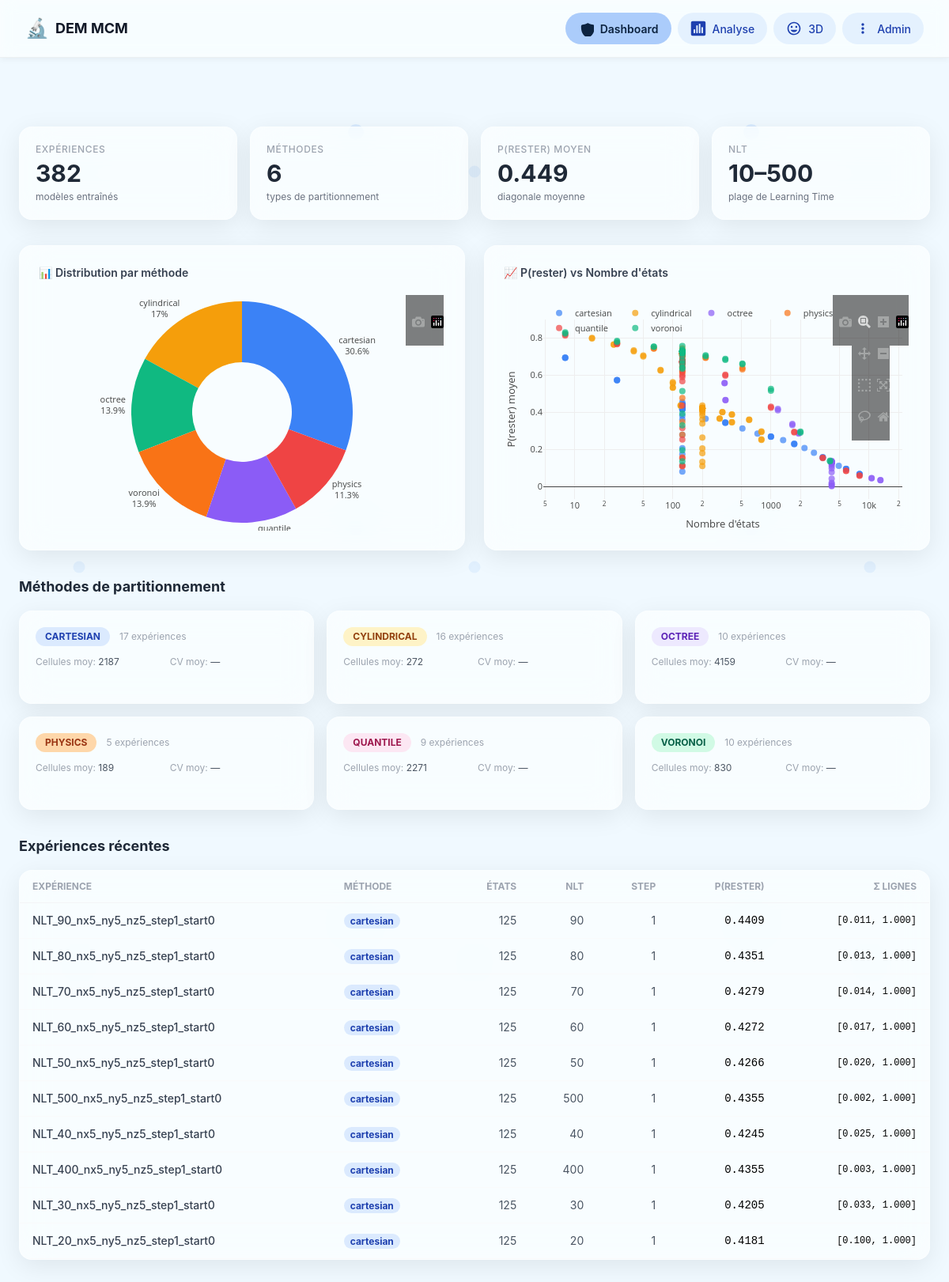
The page / on the database its author committed.
### markov/models.py (models this page shows, shortened)
class Experiment(models.Model):
    folder_name = models.CharField(
        max_length=300, unique=True, db_index=True,
        help_text="Nom du dossier dans le bucket HF"
    )
    partition_method = models.ForeignKey(
        PartitionMethod, on_delete=models.CASCADE,
        related_name="experiments"
    )
    nlt = models.IntegerField(
        "Learning Time (NLT)",
        validators=[MinValueValidator(1)],
        help_text="Nombre de paires de snapshots pour l'apprentissage"
    )
    step_size = models.IntegerField(
        "Pas temporel (step)",
        default=1,
        validators=[MinValueValidator(1)],
        help_text="Intervalle entre deux snapshots d'une paire"
    )
    start_index = models.IntegerField(
        "Index de départ",
        default=0,
        help_text="Premier fichier DEM utilisé"
    )
    n_states = models.IntegerField("Nombre d'états", default=0)
    n_timesteps_used = models.IntegerField("Timesteps effectifs", default=0)
    created_at = models.DateTimeField(auto_now_add=True)
    bucket_path = models.CharField(max_length=500, blank=True)
    raw_config = models.JSONField(default=dict, blank=True)
    raw_stats = models.JSONField(default=dict, blank=True)
    class Meta:
        ordering = ["-created_at"]
        verbose_name = "Expérience"
        indexes = [
            models.Index(fields=["nlt"]),
            models.Index(fields=["step_size"]),
            models.Index(fields=["start_index"]),
            models.Index(fields=["n_states"]),
        ]

class PartitionMethod(models.Model):
    METHODS = [
        ("cartesian", "Cartésien"),
        ("cylindrical", "Cylindrique"),
        ("voronoi", "Voronoï (K-means)"),
        ("quantile", "Quantile (équi-pop)"),
        ("octree", "Octree adaptatif"),
        ("physics", "Physics-aware"),
    ]
    name = models.CharField(max_length=50, choices=METHODS, db_index=True)
    description = models.TextField(blank=True)
    parameters = models.JSONField(
        default=dict,
        help_text="Paramètres du partitionneur (nx, ny, nz, nr, ntheta, n_cells, ...)"
    )
    label = models.CharField(max_length=200, unique=True, db_index=True)
    n_cells = models.IntegerField(default=0)
    n_cells_visited = models.IntegerField(default=0, blank=True)
    population_mean = models.FloatField(null=True, blank=True)
    population_std = models.FloatField(null=True, blank=True)
    population_cv = models.FloatField(
        null=True, blank=True,
        help_text="Coefficient de variation = std/mean (plus petit = mieux)"
    )
    created_at = models.DateTimeField(auto_now_add=True)
    class Meta:
        ordering = ["name", "n_cells"]
        verbose_name = "Méthode de partitionnement"

class TransitionMatrix(models.Model):
    experiment = models.OneToOneField(
        Experiment, on_delete=models.CASCADE,
        related_name="matrix"
    )
    diagonal_mean = models.FloatField(
        "P(rester) moyen",
        help_text="Moyenne de la diagonale de P"
    )
    diagonal_std = models.FloatField("σ diagonale", default=0)
    diagonal_min = models.FloatField("Min diagonale", default=0)
    diagonal_max = models.FloatField("Max diagonale", default=0)
    row_sum_min = models.FloatField("Min Σ lignes", default=0)
    row_sum_max = models.FloatField("Max Σ lignes", default=0)
    row_sum_mean = models.FloatField("Moy Σ lignes", default=0)
    row_sum_std = models.FloatField("σ Σ lignes", default=0)
    col_sum_min = models.FloatField("Min Σ colonnes", default=0)
    col_sum_max = models.FloatField("Max Σ colonnes", default=0)
    col_sum_mean = models.FloatField("Moy Σ colonnes", default=0)
    n_states_visited = models.IntegerField("États visités", default=0)
    n_states_empty = models.IntegerField("États vides", default=0)
    fraction_visited = models.FloatField("Fraction visitée", default=0)
    eigenvalue_2 = models.FloatField(
        "|λ₂|", null=True, blank=True,
        help_text="2ème plus grande valeur propre (vitesse de mélange)"
    )
    spectral_gap = models.FloatField(
        "Gap spectral", null=True, blank=True,
        help_text="1 - |λ₂| (plus grand = mélange plus rapide)"
    )
    matrix_bucket_path = models.CharField(
        max_length=500,
        help_text="Chemin vers transition_matrix.npy dans le bucket"
    )
    class Meta:
        verbose_name = "Matrice de transition"

### markov/views.py (the view)
# urls.py: path("", views.dashboard, name="dashboard"),
def dashboard(request):
    methods = PartitionMethod.objects.values("name").annotate(
        count=Count("id"),
        avg_cells=Avg("n_cells"),
        avg_cv=Avg("population_cv"),
    ).order_by("name")
    experiments = Experiment.objects.select_related("partition_method", "matrix")
    stats = {
        "total_experiments": experiments.count(),
        "total_methods": PartitionMethod.objects.values("name").distinct().count(),
        "avg_diagonal": TransitionMatrix.objects.aggregate(avg=Avg("diagonal_mean"))["avg"],
        "nlt_range": experiments.aggregate(min=Min("nlt"), max=Max("nlt")),
    }
    method_distribution = list(
        experiments.values("partition_method__name")
        .annotate(count=Count("id"))
        .order_by("partition_method__name")
    )
    return render(request, "markov/dashboard.html", {
        "stats": stats,
        "methods": methods,
        "method_distribution": json.dumps(method_distribution),
        "recent_experiments": experiments[:10],
    })

### markov/templates/markov/dashboard.html (shortened to what this page needs)
{% extends "markov/base.html" %}
{% block content %}
<div class="fade-in">
    <div class="grid grid-cols-1 md:grid-cols-2 lg:grid-cols-4 gap-4 mb-8">
        <div class="glass-card p-5">
            <div class="text-xs font-medium text-gray-400 uppercase tracking-wider">Expériences</div>
            <div class="text-3xl font-bold text-gray-800 mt-1">{{ stats.total_experiments }}</div>
            <div class="text-xs text-gray-500 mt-1">modèles entraînés</div>
        </div>
        <div class="glass-card p-5">
            <div class="text-xs font-medium text-gray-400 uppercase tracking-wider">Méthodes</div>
            <div class="text-3xl font-bold text-gray-800 mt-1">{{ stats.total_methods }}</div>
            <div class="text-xs text-gray-500 mt-1">types de partitionnement</div>
        </div>
        <div class="glass-card p-5">
            <div class="text-xs font-medium text-gray-400 uppercase tracking-wider">P(rester) moyen</div>
            <div class="text-3xl font-bold text-gray-800 mt-1">
                {{ stats.avg_diagonal|floatformat:3|default:"—" }}
            </div>
            <div class="text-xs text-gray-500 mt-1">diagonale moyenne</div>
        </div>
        <div class="glass-card p-5">
            <div class="text-xs font-medium text-gray-400 uppercase tracking-wider">NLT</div>
            <div class="text-3xl font-bold text-gray-800 mt-1">
                {{ stats.nlt_range.min }}–{{ stats.nlt_range.max }}
            </div>
            <div class="text-xs text-gray-500 mt-1">plage de Learning Time</div>
        </div>
    </div>
    <div class="grid grid-cols-1 lg:grid-cols-2 gap-6 mb-8">
        <div class="glass-card p-6">
            <h3 class="text-sm font-semibold text-gray-700 mb-4">
                📊 Distribution par méthode
            </h3>
            <div id="chart-methods" style="height: 300px;"></div>
        </div>
        <div class="glass-card p-6">
            <h3 class="text-sm font-semibold text-gray-700 mb-4">
                📈 P(rester) vs Nombre d'états
            </h3>
            <div id="chart-diagonal" style="height: 300px;"></div>
        </div>
    </div>
    <h2 class="text-lg font-bold text-gray-800 mb-4">Méthodes de partitionnement</h2>
    <div class="grid grid-cols-1 md:grid-cols-2 lg:grid-cols-3 gap-4 mb-8">
        {% for m in methods %}
        <a href="{% url 'markov:experiment_list' %}?method={{ m.name }}"
           class="glass-card p-5 hover:shadow-lg transition-all cursor-pointer group">
            <div class="flex items-center gap-3 mb-3">
                <span class="px-3 py-1 rounded-full text-xs font-bold method-{{ m.name }}">
                    {{ m.name|upper }}
                </span>
                <span class="text-xs text-gray-400">{{ m.count }} expériences</span>
            </div>
            <div class="grid grid-cols-2 gap-2 text-xs text-gray-600">
                <div>
                    <span class="text-gray-400">Cellules moy:</span>
                    {{ m.avg_cells|floatformat:0 }}
                </div>
                <div>
                    <span class="text-gray-400">CV moy:</span>
                    {{ m.avg_cv|floatformat:2|default:"—" }}
                </div>
            </div>
        </a>
        {% endfor %}
    </div>
    <h2 class="text-lg font-bold text-gray-800 mb-4">Expériences récentes</h2>
    <div class="glass-card overflow-hidden">
        <table class="w-full text-sm">
            <thead>
                <tr class="border-b border-gray-100 text-xs text-gray-400 uppercase">
                    <th class="px-4 py-3 text-left">Expérience</th>
                    <th class="px-4 py-3 text-left">Méthode</th>
                    <th class="px-4 py-3 text-right">États</th>
                    <th class="px-4 py-3 text-right">NLT</th>
                    <th class="px-4 py-3 text-right">Step</th>
                    <th class="px-4 py-3 text-right">P(rester)</th>
                    <th class="px-4 py-3 text-right">Σ lignes</th>
                </tr>
            </thead>
            <tbody>
                {% for exp in recent_experiments %}
                <tr class="data-row border-b border-gray-50 cursor-pointer"
                    onclick="window.location='{% url 'markov:experiment_detail' exp.pk %}'">
                    <td class="px-4 py-3 font-medium text-gray-700">
                        {{ exp.folder_name|truncatechars:40 }}
                    </td>
                    <td class="px-4 py-3">
                        <span class="px-2 py-0.5 rounded-full text-xs font-bold
                                     method-{{ exp.partition_method.name }}">
                            {{ exp.partition_method.name }}
                        </span>
                    </td>
                    <td class="px-4 py-3 text-right text-gray-600">{{ exp.n_states }}</td>
                    <td class="px-4 py-3 text-right text-gray-600">{{ exp.nlt }}</td>
                    <td class="px-4 py-3 text-right text-gray-600">{{ exp.step_size }}</td>
                    <td class="px-4 py-3 text-right font-mono">
                        {% if exp.matrix %}
                            {{ exp.matrix.diagonal_mean|floatformat:4 }}
                        {% else %}—{% endif %}
                    </td>
                    <td class="px-4 py-3 text-right font-mono text-xs">
                        {% if exp.matrix %}
                            [{{ exp.matrix.row_sum_min|floatformat:3 }},
                             {{ exp.matrix.row_sum_max|floatformat:3 }}]
                        {% else %}—{% endif %}
                    </td>
                </tr>
                {% endfor %}
            </tbody>
        </table>
    </div>
</div>
{% endblock %}

### markov/templates/markov/base.html (shortened to what this page needs)
{% load static %}
<!DOCTYPE html>
<html lang="fr" class="h-full">
<head>
    <script src="https://cdn.tailwindcss.com"></script>
</head>
<body class="h-full">
    <nav class="nav-liquid">
        <div class="nav-liquid-content">
            <div class="flex items-center gap-2">
                <span class="text-2xl">🔬</span>
                <h1 class="text-lg font-bold text-gray-900">DEM MCM</h1>
            </div>
            <div class="nav-links">
                <a href="{% url 'markov:dashboard' %}"
                        class="nav-item {% if request.resolver_match.url_name == 'dashboard' %}active{% endif %}">
                    Dashboard
                </a>
                <a href="{% url 'markov:unified_analysis' %}"
                        class="nav-item {% if request.resolver_match.url_name == 'unified_analysis' %}active{% endif %}">
                    Analyse
                </a>
                <a href="{% url 'markov:partition_viewer' %}"
                        class="nav-item {% if request.resolver_match.url_name == 'partition_viewer' %}active{% endif %}">
                    3D
                </a>
                <a href="/admin/" class="nav-item">
                    <svg fill="currentColor" xmlns="http://www.w3.org/2000/svg" viewBox="0 0 24 24">
                        <path d="M12 8c1.1 0 2-.9 2-2s-.9-2-2-2-2 .9-2 2 .9 2 2 2zm0 2c-1.1 0-2 .9-2 2s.9 2 2 2 2-.9 2-2-.9-2-2-2zm0 6c-1.1 0-2 .9-2 2s.9 2 2 2 2-.9 2-2-.9-2-2-2z"></path>
                    </svg>
                    Admin
                </a>
            </div>
        </div>
    </nav>
    <main class="pt-20 px-6 pb-10 max-w-[1600px] mx-auto">
        {% block content %}{% endblock %}
    </main>
</body>
</html>

### markov/templates/markov/base.html (style rules this page uses)
body { margin: 0; padding: 0; font-family: -apple-system, BlinkMacSystemFont, 'Segoe UI', sans-serif; background-size: 500px; background-attachment: fixed; }
.nav-liquid { position: fixed; top: 0; left: 0; right: 0; z-index: 1000; backdrop-filter: blur(10px) saturate(200%); background: rgba(255, 255, 255, 0.65); border-bottom: 1px solid rgba(0, 0, 0, 0.05); box-shadow: 0 2px 8px rgba(0, 0, 0, 0.05); }
.nav-liquid-content { max-width: 100%; margin: 0 auto; padding: 1rem 2rem; display: flex; align-items: center; justify-content: space-between; gap: 1rem; }
.nav-links { display: flex; gap: 0.5rem; align-items: center; }
.nav-item { position: relative; display: inline-flex; align-items: center; gap: 0.5rem; padding: 0.6rem 1rem; border-radius: 2rem; background: rgba(59, 130, 246, 0.1); color: #1e40af; text-decoration: none; font-size: 0.875rem; font-weight: 500; transition: all 0.3s ease; cursor: pointer; }
.nav-item.active { background: rgba(59, 130, 246, 0.4); color: #0c2340; font-weight: 600; }
.nav-item svg { width: 20px; height: 20px; }
main { margin-top: 80px; padding: 2rem; min-height: calc(100vh - 80px); }
.glass-card { background: rgba(255, 255, 255, 0.65); backdrop-filter: blur(20px) saturate(180%); -webkit-backdrop-filter: blur(20px) saturate(180%); border: 1px solid rgba(255, 255, 255, 0.3); border-radius: 16px; box-shadow: 0 8px 32px rgba(0, 0, 0, 0.08); transition: all 0.3s ease; }
.method-cartesian { background: #dbeafe; color: #1e40af; }
.method-cylindrical { background: #fef3c7; color: #92400e; }
.method-voronoi { background: #d1fae5; color: #065f46; }
.method-quantile { background: #fce7f3; color: #9d174d; }
.method-octree { background: #ede9fe; color: #5b21b6; }
.method-physics { background: #fed7aa; color: #9a3412; }
.fade-in { animation: fadeIn 0.3s ease-in; }

### rows shown on the page
Experiment: folder_name "NLT_90_nx5_ny5_nz5_step1_start0", partition_method.name "cartesian", n_states "125", nlt "90", step_size "1", matrix.diagonal_mean "0.4409", matrix.row_sum_min "0.011", matrix.row_sum_max "1.000"
Experiment: folder_name "NLT_80_nx5_ny5_nz5_step1_start0", partition_method.name "cartesian", n_states "125", nlt "80", step_size "1", matrix.diagonal_mean "0.4351", matrix.row_sum_min "0.013", matrix.row_sum_max "1.000"
Experiment: folder_name "NLT_70_nx5_ny5_nz5_step1_start0", partition_method.name "cartesian", n_states "125", nlt "70", step_size "1", matrix.diagonal_mean "0.4279", matrix.row_sum_min "0.014", matrix.row_sum_max "1.000"
Experiment: folder_name "NLT_60_nx5_ny5_nz5_step1_start0", partition_method.name "cartesian", n_states "125", nlt "60", step_size "1", matrix.diagonal_mean "0.4272", matrix.row_sum_min "0.017", matrix.row_sum_max "1.000"
Experiment: folder_name "NLT_50_nx5_ny5_nz5_step1_start0", partition_method.name "cartesian", n_states "125", nlt "50", step_size "1", matrix.diagonal_mean "0.4266", matrix.row_sum_min "0.020", matrix.row_sum_max "1.000"
Experiment: folder_name "NLT_500_nx5_ny5_nz5_step1_start0", partition_method.name "cartesian", n_states "125", nlt "500", step_size "1", matrix.diagonal_mean "0.4355", matrix.row_sum_min "0.002", matrix.row_sum_max "1.000"
Experiment: folder_name "NLT_40_nx5_ny5_nz5_step1_start0", partition_method.name "cartesian", n_states "125", nlt "40", step_size "1", matrix.diagonal_mean "0.4245", matrix.row_sum_min "0.025", matrix.row_sum_max "1.000"
Experiment: folder_name "NLT_400_nx5_ny5_nz5_step1_start0", partition_method.name "cartesian", n_states "125", nlt "400", step_size "1", matrix.diagonal_mean "0.4355", matrix.row_sum_min "0.003", matrix.row_sum_max "1.000"
Experiment: folder_name "NLT_30_nx5_ny5_nz5_step1_start0", partition_method.name "cartesian", n_states "125", nlt "30", step_size "1", matrix.diagonal_mean "0.4205", matrix.row_sum_min "0.033", matrix.row_sum_max "1.000"
Experiment: folder_name "NLT_20_nx5_ny5_nz5_step1_start0", partition_method.name "cartesian", n_states "125", nlt "20", step_size "1", matrix.diagonal_mean "0.4181", matrix.row_sum_min "0.100", matrix.row_sum_max "1.000"

### other values the page prints
{{ stats.total_experiments }} "382"
{{ stats.total_methods }} "6"
{{ stats.avg_diagonal|floatformat:3|default:"—" }} "0.449"
{{ stats.nlt_range.min }} "10"
{{ stats.nlt_range.max }} "500"
{{ m.name|upper }} "CARTESIAN" "CYLINDRICAL" "OCTREE" "PHYSICS" "QUANTILE" "VORONOI"
{{ m.count }} "17" "16" "10" "5" "9" "10"
{{ m.avg_cells|floatformat:0 }} "2187" "272" "4159" "189" "2271" "830"
{{ m.avg_cv|floatformat:2|default:"—" }} "—" "—" "—" "—" "—" "—"
